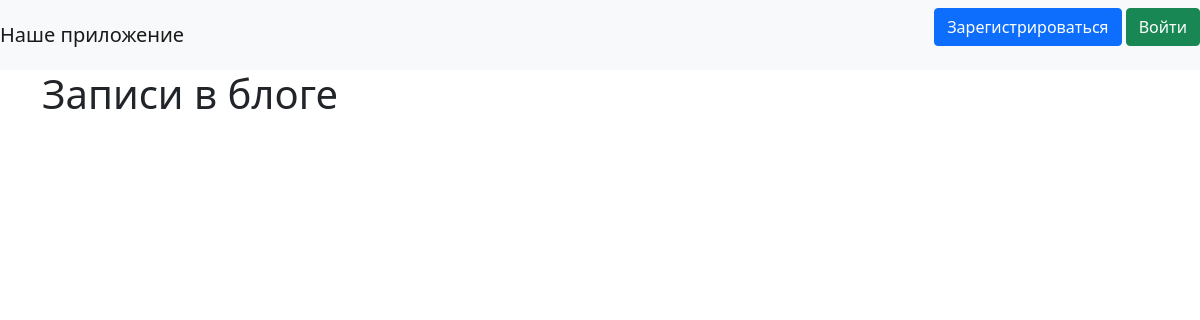
The app's page /, older data.
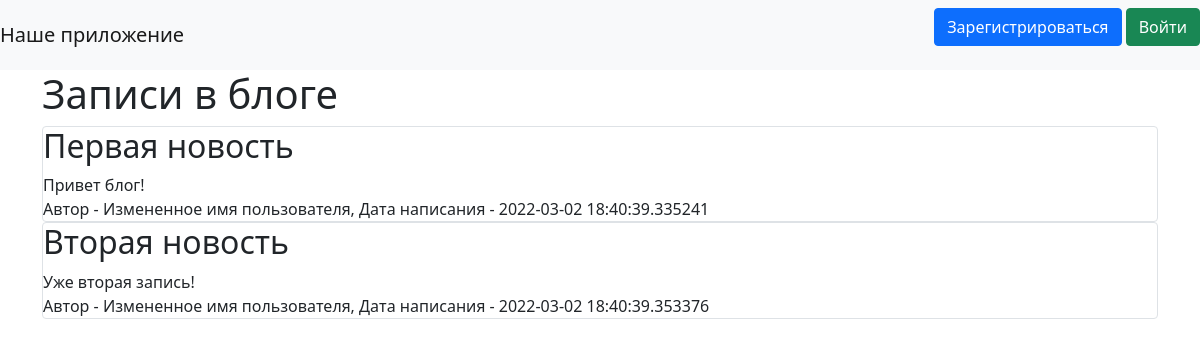
The same page, newer data.
### data/news.py (models this page shows)
class News(SqlAlchemyBase):
    __tablename__ = 'news'
    id = sqlalchemy.Column(sqlalchemy.Integer,
                           primary_key=True, autoincrement=True, nullable=False)
    title = sqlalchemy.Column(sqlalchemy.String, nullable=True)
    content = sqlalchemy.Column(sqlalchemy.String, nullable=True)
    created_date = sqlalchemy.Column(sqlalchemy.DateTime,
                                     default=datetime.datetime.now, nullable=False)
    is_private = sqlalchemy.Column(sqlalchemy.Boolean, default=True, nullable=False)
    user_id = sqlalchemy.Column(sqlalchemy.Integer,
                                sqlalchemy.ForeignKey("users.id"))
    user = orm.relation('User')

### data/users.py (models this page shows, shortened)
class User(SqlAlchemyBase, UserMixin):
    __tablename__ = 'users'
    id = sqlalchemy.Column(sqlalchemy.Integer, primary_key=True,
                           autoincrement=True, nullable=False)
    name = sqlalchemy.Column(sqlalchemy.String, nullable=False)
    about = sqlalchemy.Column(sqlalchemy.String, nullable=True)
    email = sqlalchemy.Column(sqlalchemy.String, index=True, unique=True,
                              nullable=False)
    hashed_password = sqlalchemy.Column(sqlalchemy.String, nullable=True)
    created_date = sqlalchemy.Column(sqlalchemy.DateTime, nullable=False,
                                     default=datetime.datetime.now)
    news = orm.relation("News", back_populates='user')

### main.py (the view)
@app.route("/")
def index():
    db_sess = db_session.create_session()
    if current_user.is_authenticated:
        news = db_sess.query(News).filter(
            (News.user == current_user) | (News.is_private != True))
    else:
        news = db_sess.query(News).filter(News.is_private != True)
    return render_template("index.html", news=news)

### data/db_session.py (called while the page is built)
def create_session() -> Session:
    global __factory
    return __factory()

### templates/index.html (shortened to what this page needs)
{% extends "base.html" %}
{% block content %}
<h1>Записи в блоге</h1>
{% for item in news%}
<div class="col-md6 border rounded">
    <h2>{{item.title}}</h2>
    <div>
        {{item.content}}
    </div>
    <div>
        Автор - {{item.user.name}}, Дата написания - {{item.created_date}}
    </div>
</div>
{% endfor %}
{% endblock %}

### templates/base.html (shortened to what this page needs)
<!doctype html>
<html lang="en">
<head>
    <link href="https://cdn.jsdelivr.net/npm/bootstrap@5.1.3/dist/css/bootstrap.min.css" rel="stylesheet"
>
</head>
<body>
<header>
    <nav class="navbar navbar-light bg-light">
        <a class="navbar-brand" href="#">Наше приложение</a>
        {% if current_user.is_authenticated %}
            <a class="navbar-brand" href="/logout">{{ current_user.name }}</a>
        {% else %}
            <p>
                <a class="btn btn-primary " href="/register">Зарегистрироваться</a>
                <a class="btn btn-success" href="/login">Войти</a>
            </p>
        {% endif %}
    </nav>
</header>
<main role="main" class="container">
    {% block content %}{% endblock %}
</main>
</body>
</html>

Row changes from the older to the newer data that the page shows:
added News: title "Первая новость", content "Привет блог!", user.name "Измененное имя пользователя", created_date "2022-03-02 18:40:39.335241"
added News: title "Вторая новость", content "Уже вторая запись!", user.name "Измененное имя пользователя", created_date "2022-03-02 18:40:39.353376"
